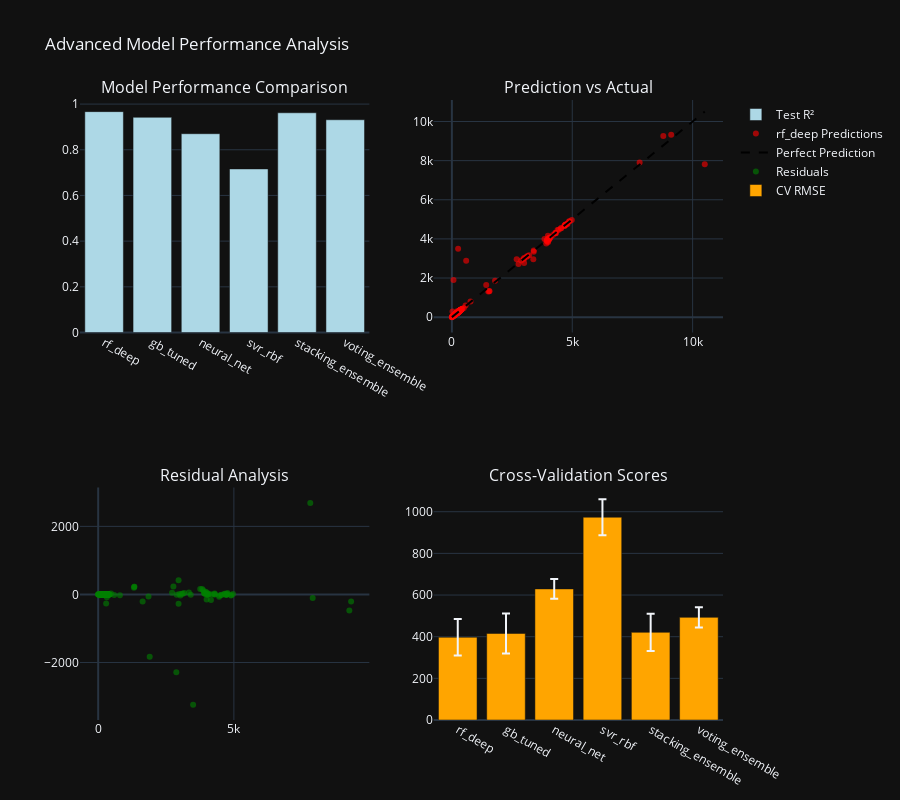

Source (notebook cell):
### Markdown cell above
### 3.5 Model Visualization

### Code cell
# Advanced Model Visualization and Analysis
def create_model_visualizations(results_df, predictions, y_test):
    """Create comprehensive visualizations for model performance"""
    
    # Create subplots
    fig = make_subplots(
        rows=2, cols=2,
        subplot_titles=('Model Performance Comparison', 'Prediction vs Actual', 
                       'Residual Analysis', 'Cross-Validation Scores'),
        specs=[[{"secondary_y": False}, {"secondary_y": False}],
               [{"secondary_y": False}, {"secondary_y": False}]]
    )
    
    # 1. Model Performance Bar Chart
    fig.add_trace(
        go.Bar(x=results_df.index, y=results_df['Test R²'], 
               name='Test R²', marker_color='lightblue'),
        row=1, col=1
    )
    
    # 2. Best model predictions vs actual
    best_model = results_df['Test R²'].idxmax()
    best_predictions = predictions[best_model]
    
    fig.add_trace(
        go.Scatter(x=y_test, y=best_predictions, mode='markers',
                  name=f'{best_model} Predictions',
                  marker=dict(color='red', opacity=0.6)),
        row=1, col=2
    )
    
    # Add perfect prediction line
    min_val, max_val = min(y_test.min(), best_predictions.min()), max(y_test.max(), best_predictions.max())
    fig.add_trace(
        go.Scatter(x=[min_val, max_val], y=[min_val, max_val],
                  mode='lines', name='Perfect Prediction',
                  line=dict(dash='dash', color='black')),
        row=1, col=2
    )
    
    # 3. Residual analysis
    residuals = y_test - best_predictions
    fig.add_trace(
        go.Scatter(x=best_predictions, y=residuals, mode='markers',
                  name='Residuals', marker=dict(color='green', opacity=0.6)),
        row=2, col=1
    )
    
    # 4. Cross-validation scores
    fig.add_trace(
        go.Bar(x=results_df.index, y=results_df['CV RMSE'],
               error_y=dict(type='data', array=results_df['CV Std']),
               name='CV RMSE', marker_color='orange'),
        row=2, col=2
    )
    
    fig.update_layout(height=800, title_text="Advanced Model Performance Analysis")
    fig.show()
    
    return best_model

# Create visualizations
best_model_name = create_model_visualizations(results_df, predictions, y_test)

print(f"\n🏆 Best performing model: {best_model_name}")
print(f"📊 Performance metrics:")
print(f"   R² Score: {results_df.loc[best_model_name, 'Test R²']:.4f}")
print(f"   RMSE: {results_df.loc[best_model_name, 'Test RMSE']:.2f} hours")
print(f"   MAE: {results_df.loc[best_model_name, 'Test MAE']:.2f} hours")

### Figure 1 — Plotly figure (JSON) as saved in the notebook; plotly's stock layout.template omitted (floating-point values rounded to 4 significant figures; data arrays with more than 128 entries replaced by an {"elided": "..."} marker saying what was removed)
{"data": [{"marker": {"color": "lightblue"}, "name": "Test R²", "x": ["rf_deep", "gb_tuned", "neural_net", "svr_rbf", "stacking_ensemble", "voting_ensemble"], "y": [0.967, 0.942, 0.8703, 0.7162, 0.9619, 0.9313], "type": "bar", "xaxis": "x", "yaxis": "y"}, {"marker": {"color": "red", "opacity": 0.6}, "mode": "markers", "name": "rf_deep Predictions", "x": {"elided": "254 float values"}, "y": {"elided": "254 float values"}, "type": "scatter", "xaxis": "x2", "yaxis": "y2"}, {"line": {"color": "black", "dash": "dash"}, "mode": "lines", "name": "Perfect Prediction", "x": [0.0, 10500.0], "y": [0.0, 10500.0], "type": "scatter", "xaxis": "x2", "yaxis": "y2"}, {"marker": {"color": "green", "opacity": 0.6}, "mode": "markers", "name": "Residuals", "x": {"elided": "254 float values"}, "y": {"elided": "254 float values"}, "type": "scatter", "xaxis": "x3", "yaxis": "y3"}, {"error_y": {"array": [87.42, 96.43, 47.03, 86.91, 89.62, 48.38], "type": "data"}, "marker": {"color": "orange"}, "name": "CV RMSE", "x": ["rf_deep", "gb_tuned", "neural_net", "svr_rbf", "stacking_ensemble", "voting_ensemble"], "y": [397.2, 415.5, 629.5, 973.6, 420.9, 492.8], "type": "bar", "xaxis": "x4", "yaxis": "y4"}], "layout": {"xaxis": {"anchor": "y", "domain": [0.0, 0.45]}, "yaxis": {"anchor": "x", "domain": [0.625, 1.0]}, "xaxis2": {"anchor": "y2", "domain": [0.55, 1.0]}, "yaxis2": {"anchor": "x2", "domain": [0.625, 1.0]}, "xaxis3": {"anchor": "y3", "domain": [0.0, 0.45]}, "yaxis3": {"anchor": "x3", "domain": [0.0, 0.375]}, "xaxis4": {"anchor": "y4", "domain": [0.55, 1.0]}, "yaxis4": {"anchor": "x4", "domain": [0.0, 0.375]}, "annotations": [{"font": {"size": 16}, "showarrow": false, "text": "Model Performance Comparison", "x": 0.225, "xanchor": "center", "xref": "paper", "y": 1.0, "yanchor": "bottom", "yref": "paper"}, {"font": {"size": 16}, "showarrow": false, "text": "Prediction vs Actual", "x": 0.775, "xanchor": "center", "xref": "paper", "y": 1.0, "yanchor": "bottom", "yref": "paper"}, {"font": {"size": 16}, "showarrow": false, "text": "Residual Analysis", "x": 0.225, "xanchor": "center", "xref": "paper", "y": 0.375, "yanchor": "bottom", "yref": "paper"}, {"font": {"size": 16}, "showarrow": false, "text": "Cross-Validation Scores", "x": 0.775, "xanchor": "center", "xref": "paper", "y": 0.375, "yanchor": "bottom", "yref": "paper"}], "title": {"text": "Advanced Model Performance Analysis"}, "height": 800}}
